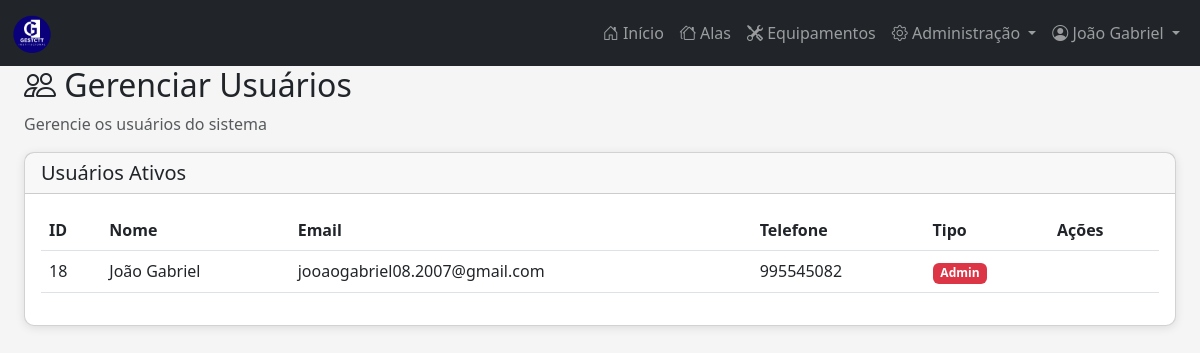
/public/admin/usuarios.php (signed in), run on the app's committed database.
### tables this page shows
CREATE TABLE `usuarios` (
  `id` int(11) NOT NULL AUTO_INCREMENT,
  `nome` varchar(100) NOT NULL,
  `email` varchar(100) NOT NULL,
  `senha` varchar(255) NOT NULL,
  `telefone` varchar(20) DEFAULT NULL,
  `tipo` enum('admin','funcionario') DEFAULT 'funcionario',
  `status` enum('ativo','inativo','pendente','rejeitado') DEFAULT 'pendente',
  `created_at` timestamp NOT NULL DEFAULT current_timestamp(),
  `updated_at` timestamp NOT NULL DEFAULT current_timestamp() ON UPDATE current_timestamp(),
  `remember_token` varchar(255) DEFAULT NULL,
  `remember_token_expires_at` datetime DEFAULT NULL,
  PRIMARY KEY (`id`),
  UNIQUE KEY `email` (`email`)
);

### public/admin/usuarios.php (the view, shortened to what this page needs)
<?php
require_once '../../app/config/init.php';
$active_sql = "SELECT * FROM usuarios WHERE status = 'ativo' ORDER BY nome";
$active_result = $conn->query($active_sql);
?>
<?php include '../../app/views/includes/header.php'; ?>
<?php include '../../app/views/includes/navbar.php'; ?>
<div class="container-fluid">
    <div class="row">
        <main class="col-md-12 ms-sm-auto px-md-4">
            <div class="content-wrapper">
                <div class="page-header">
                    <h2><i class="bi bi-people"></i> Gerenciar Usuários</h2>
                    <p class="text-muted">Gerencie os usuários do sistema</p>
                </div>
                <div class="card">
                    <div class="card-header">
                        <h5 class="mb-0">Usuários Ativos</h5>
                    </div>
                    <div class="card-body">
                        <?php if ($active_result->num_rows > 0): ?>
                            <div class="table-responsive">
                                <table class="table table-hover">
                                    <thead>
                                        <tr>
                                            <th>ID</th>
                                            <th>Nome</th>
                                            <th>Email</th>
                                            <th>Telefone</th>
                                            <th>Tipo</th>
                                            <th>Ações</th>
                                        </tr>
                                    </thead>
                                    <tbody>
                                        <?php while ($user = $active_result->fetch_assoc()): ?>
                                            <tr>
                                                <td><?php echo $user['id']; ?></td>
                                                <td><?php echo htmlspecialchars($user['nome']); ?></td>
                                                <td><?php echo htmlspecialchars($user['email']); ?></td>
                                                <td><?php echo htmlspecialchars($user['telefone']); ?></td>
                                                <td>
                                                    <?php if ($user['tipo'] == 'admin'): ?>
                                                        <span class="badge bg-danger">Admin</span>
                                                    <?php else: ?>
                                                        <span class="badge bg-primary">Funcionário</span>
                                                    <?php endif; ?>
                                                </td>
                                                <td>
                                                </td>
                                            </tr>
                                        <?php endwhile; ?>
                                    </tbody>
                                </table>
                            </div>
                        <?php else: ?>
                            <p class="text-center text-muted">Nenhum usuário ativo.</p>
                        <?php endif; ?>
                    </div>
                </div>
            </div>
        </main>
    </div>
</div>
<?php include '../../app/views/includes/footer.php'; ?>

### assets/css/style.css (style rules this page uses)
:root { --primary-color: #0d6efd; --secondary-color: #6c757d; --success-color: #198754; --danger-color: #dc3545; --warning-color: #ffc107; --info-color: #0dcaf0; --light-color: #f8f9fa; --dark-color: #212529; }
body { font-family: "Segoe UI", Tahoma, Geneva, Verdana, sans-serif; background-color: #f5f5f5; }
.card { border-radius: 10px; box-shadow: 0 2px 10px rgba(0, 0, 0, 0.1); transition: transform 0.3s ease, box-shadow 0.3s ease; }

### data on the page
usuarios: id "18", nome "João Gabriel", email "jooaogabriel08.2007@gmail.com", telefone "995545082", tipo "Admin"

### other printed values
$_SESSION['user_name'] "João Gabriel"
